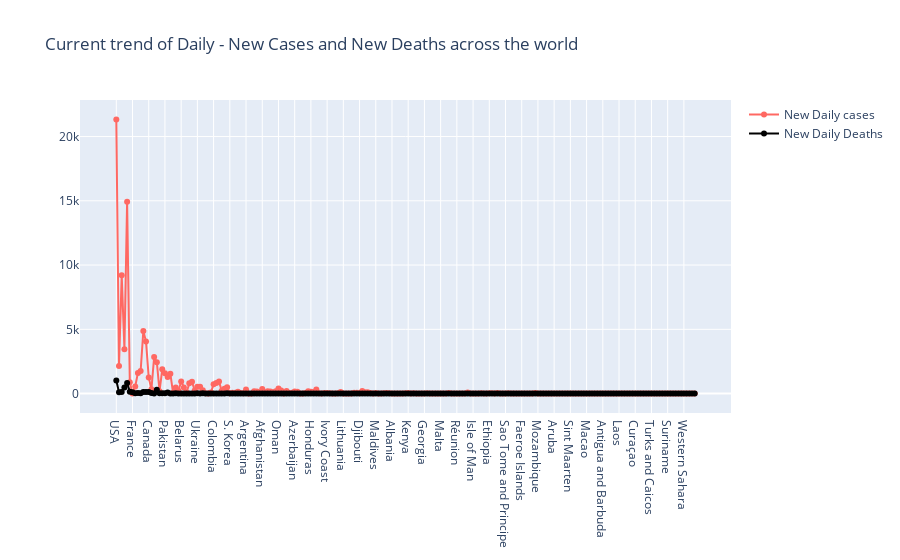

This figure's notebook cell:
### Markdown cell above
#### Exploring current trend of Daily -  new cases and new deaths across the world

### Code cell
fig = go.Figure()

fig.add_trace(
    go.Scatter(
        x=df_all_countries['Country'], y=df_all_countries['New_Cases'],
        mode='lines+markers',
        name='New Daily cases', # this sets its legend entry 
        marker= dict(color='rgb(255,104,98)', line = dict(color='rgb(255,104,98)'))
    )
)

fig.add_trace(
    go.Scatter(
        x=df_all_countries['Country'], y=df_all_countries['New_Deaths'], 
        mode='lines+markers',
        name='New Daily Deaths', # this sets its legend entry
        marker= dict(color='Black', line = dict(color='Black'))
    )
)

fig.update_layout(
    title = "Current trend of Daily - New Cases and New Deaths across the world"
)
fig

### Figure 1 — Plotly figure (JSON) as saved in the notebook; plotly's stock layout.template omitted (floating-point values rounded to 4 significant figures; data arrays with more than 128 entries replaced by an {"elided": "..."} marker saying what was removed)
{"data": [{"marker": {"color": "rgb(255,104,98)", "line": {"color": "rgb(255,104,98)"}}, "mode": "lines+markers", "name": "New Daily cases", "type": "scatter", "x": {"elided": "215 str values"}, "y": {"elided": "215 int values"}}, {"marker": {"color": "Black", "line": {"color": "Black"}}, "mode": "lines+markers", "name": "New Daily Deaths", "type": "scatter", "x": {"elided": "215 str values"}, "y": {"elided": "215 int values"}}], "layout": {"title": {"text": "Current trend of Daily - New Cases and New Deaths across the world"}}}
